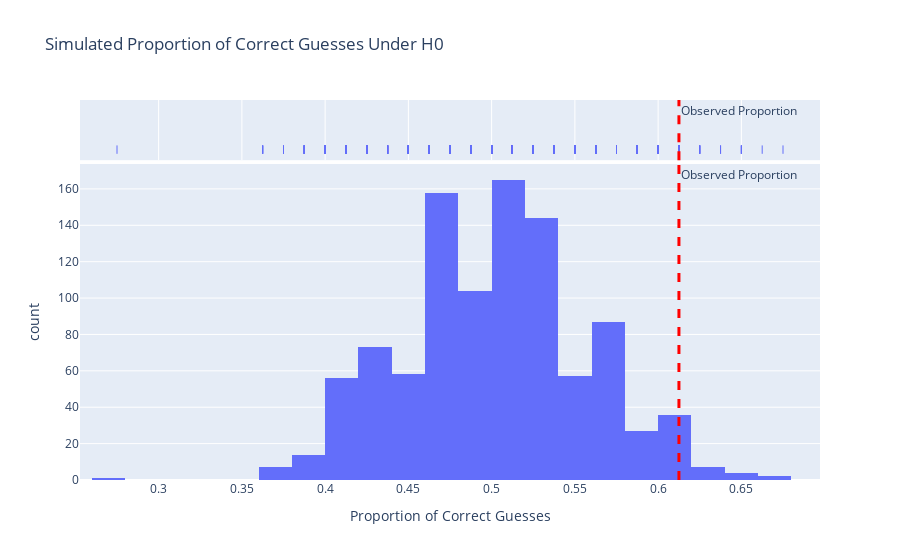

Write notebook code for a chart like this one.
### Code cell
import pandas as pd
import plotly.express as px
import numpy as np

n_simulations = 1000
n_students = 80
correct_answers = 49

np.random.seed(42)
simulated_proportions = np.random.binomial(n_students, 0.5, n_simulations) / n_students

d = pd.DataFrame({"x": simulated_proportions})

fig = px.histogram(d, x="x", nbins=30, title="Simulated Proportion of Correct Guesses Under H0",
                   labels={'x':'Proportion of Correct Guesses'}, marginal="rug")

observed_proportion = correct_answers / n_students
fig.add_vline(x=observed_proportion, line_width=3, line_dash="dash", line_color="red", 
              annotation_text="Observed Proportion")

#
fig.show()

### Figure 1 — Plotly figure (JSON) as saved in the notebook; plotly's stock layout.template omitted (floating-point values rounded to 4 significant figures; data arrays with more than 128 entries replaced by an {"elided": "..."} marker saying what was removed)
{"data": [{"alignmentgroup": "True", "bingroup": "x", "hovertemplate": "Proportion of Correct Guesses=%{x}<br>count=%{y}<extra></extra>", "legendgroup": "", "marker": {"color": "#636efa", "pattern": {"shape": ""}}, "name": "", "nbinsx": 30, "offsetgroup": "", "orientation": "v", "showlegend": false, "type": "histogram", "x": {"elided": "1000 float values"}, "xaxis": "x", "yaxis": "y"}, {"alignmentgroup": "True", "boxpoints": "all", "fillcolor": "rgba(255,255,255,0)", "hoveron": "points", "hovertemplate": "Proportion of Correct Guesses=%{x}<extra></extra>", "jitter": 0, "legendgroup": "", "line": {"color": "rgba(255,255,255,0)"}, "marker": {"color": "#636efa", "symbol": "line-ns-open"}, "name": "", "offsetgroup": "", "showlegend": false, "type": "box", "x": {"elided": "1000 float values"}, "xaxis": "x2", "yaxis": "y2"}], "layout": {"annotations": [{"showarrow": false, "text": "Observed Proportion", "x": 0.6125, "xanchor": "left", "xref": "x", "y": 1, "yanchor": "top", "yref": "y domain"}, {"showarrow": false, "text": "Observed Proportion", "x": 0.6125, "xanchor": "left", "xref": "x2", "y": 1, "yanchor": "top", "yref": "y2 domain"}], "barmode": "relative", "legend": {"tracegroupgap": 0}, "shapes": [{"line": {"color": "red", "dash": "dash", "width": 3}, "type": "line", "x0": 0.6125, "x1": 0.6125, "xref": "x", "y0": 0, "y1": 1, "yref": "y domain"}, {"line": {"color": "red", "dash": "dash", "width": 3}, "type": "line", "x0": 0.6125, "x1": 0.6125, "xref": "x2", "y0": 0, "y1": 1, "yref": "y2 domain"}], "title": {"text": "Simulated Proportion of Correct Guesses Under H0"}, "xaxis": {"anchor": "y", "domain": [0, 1], "title": {"text": "Proportion of Correct Guesses"}}, "xaxis2": {"anchor": "y2", "domain": [0, 1], "matches": "x", "showgrid": true, "showticklabels": false}, "yaxis": {"anchor": "x", "domain": [0, 0.8316], "title": {"text": "count"}}, "yaxis2": {"anchor": "x2", "domain": [0.8416, 1], "matches": "y2", "showgrid": false, "showline": false, "showticklabels": false, "ticks": ""}}}
